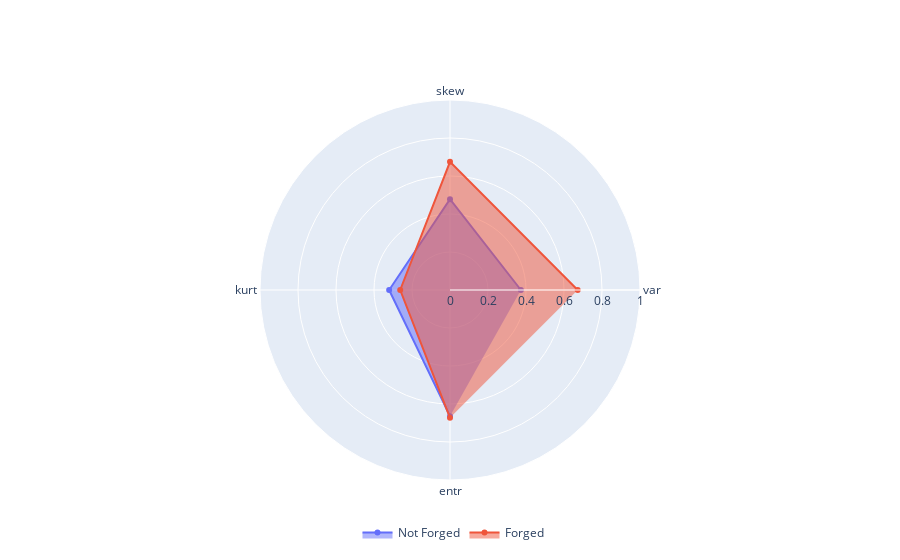

Notebook cell for this chart:
### Code cell
banknote = pd.read_csv('data_banknote_authentication.txt', names=['var', 'skew', 'kurt', 'entr', 'y'])
get_radar_plot(banknote, target_name='y', category_0_label = "Forged", category_1_label = "Not Forged")

### Figure 1 — Plotly figure (JSON) as saved in the notebook; plotly's stock layout.template omitted (floating-point values rounded to 4 significant figures)
{"data": [{"fill": "toself", "name": "Not Forged", "r": [0.3731, 0.4782, 0.3203, 0.6639], "theta": ["var", "skew", "kurt", "entr"], "type": "scatterpolar"}, {"fill": "toself", "name": "Forged", "r": [0.672, 0.6746, 0.262, 0.6729], "theta": ["var", "skew", "kurt", "entr"], "type": "scatterpolar"}], "layout": {"legend": {"orientation": "h", "x": 0.375, "xanchor": "left", "y": -0.1, "yanchor": "top"}, "paper_bgcolor": "rgba(0, 0, 0, 0)", "polar": {"radialaxis": {"range": [0, 1], "visible": true}}, "showlegend": true}}
